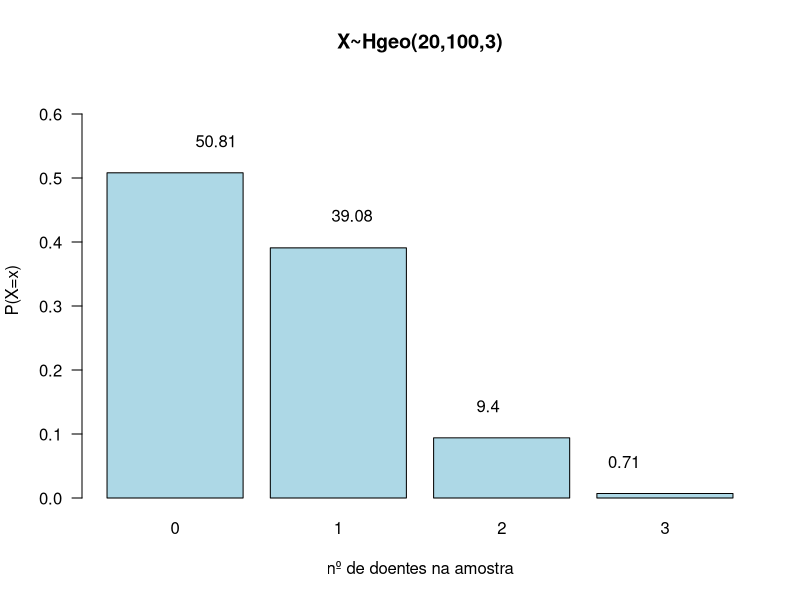

The R script that drew this image:
# 1) Somatória e suas Propriedades
X <- c(1.78, 1.55, 1.72, 1.60)
Y <- c(22,19,21,19)
sum(X)
sum(Y)

### soma parcial
sum(X[2:3])

###
sum(X*Y)

#### soma multiplicação parcial
sum(X[1:3]*Y[1:3])
sum((X*Y)[1:3])


## Propriedades da Soma
### i) Soma de uma constante
k = 2
n = 374
374*2
vetor <- rep(k,n)
sum(vetor)

### ii) A soma de k multiplicada pela variável aleatória
k*sum(Y)
sum(k*Y)

### iii) Soma de duas variáveis aleatórias
sum(X+Y)
sum(X)+ sum(Y)

### APlicação das propriedades
sum(k*Y + k)
n <- 4
k*sum(Y)+n*k

round(sum(X - mean(X)))

#### Probabilidade
80*79*78/100/99/98
3*(80/100*20/99*79/98)
3*(20/100*19/99*80/98)


# 2) Métodos de Numeração e análise combinatória
## 2.1) Princípio da multiplicação
95^5/435e6
95^8/435e6/3600/24

## 2.2) Permutação
factorial(7)
factorial(6)
2*(factorial(5)*factorial(4)*factorial(3))
## 2.3) Arranjos
factorial(10)/factorial(10-6)
factorial(10)/factorial(10-4)
5^4
## 2.4) Combinações
choose(5,3)
choose(20,0)*choose(80,3)/choose(100,3)
dhyper(0,20,80,3)

choose(20,1)*choose(80,2)/choose(100,3)
dhyper(1,20,80,3)

choose(20,2)*choose(80,1)/choose(100,3)
dhyper(2,20,80,3)

choose(20,3)*choose(80,0)/choose(100,3)
dhyper(3,20,80,3)


N = 100 # Número total de elementos na população
M = 20 # número total de elementos de interesse (doentes) na população
r = 3 # tamanho da amostra.
x=0:r # os possiveis valores de doentes na amostra.
px<-dhyper(x,M,N-M,r) # função que faz a distribuição hipergeométrica
barplot(px,names=x,col="lightblue",las=1,ylim=c(0,0.65),
        xlab="nº de doentes na amostra",ylab="P(X=x)",main="X~Hgeo(20,100,3)")
text(1:length(x),px+.05,round(px*100,2))







X <- c(6,8,7)
sd(X)
n <- 3
sqrt(sum((X-mean(X))^2)/(n-1))

sum(X)
sum(X^2) # soma dos quadrados é diferente do
sum(X)^2 # quadrado da soma












